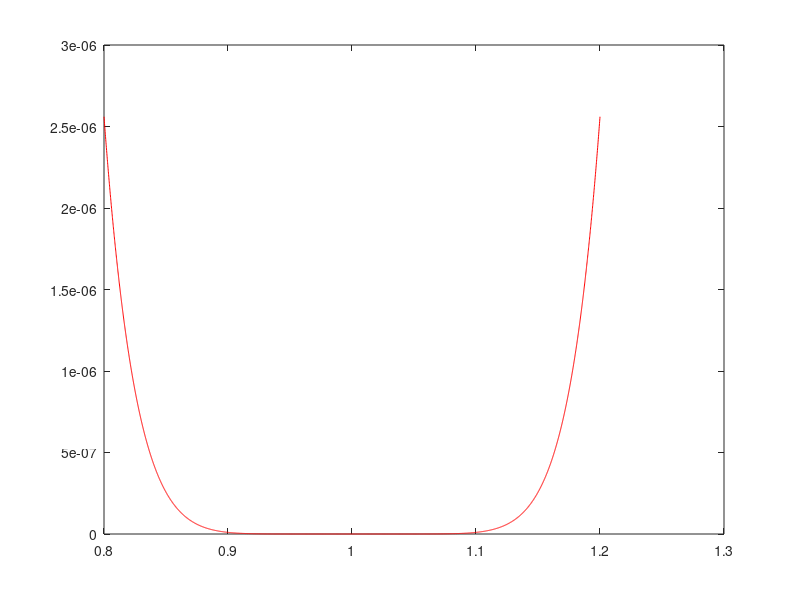
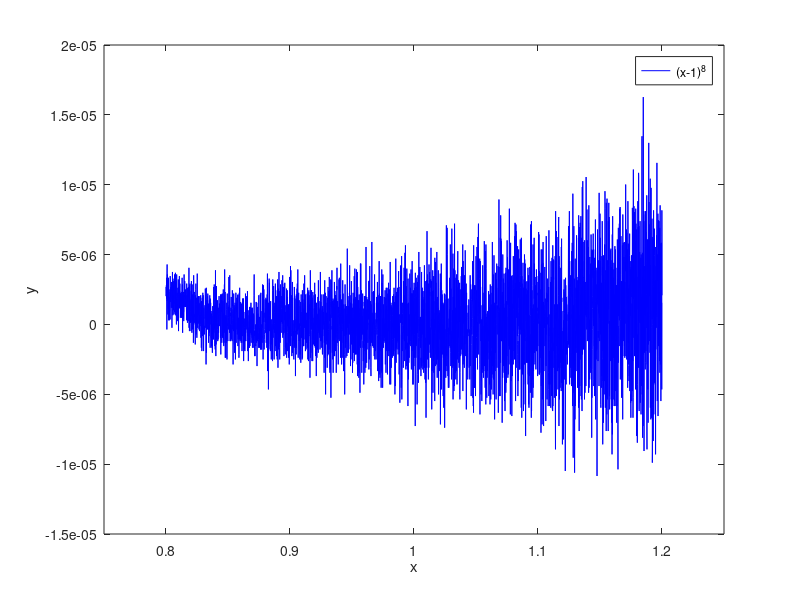

Here is the MATLAB script that generated these plots, in order:
x=single(0.8: 1e-4:1.2);

format long
pol =[1 -8 28 -56 70 -56 28 -8 1]

%not 100% functional
liste=[]
for i = x
  beta=pol(1);
  for n = 2 : size(pol)(2)
    beta=beta*i+pol(n);
  end
  liste= [liste beta];
  end
size(liste)
size(x)

%polynom(y)
%xlim manual

%hold on
figure
plot(x,(1-x).^8,'r')
figure
plot(x,liste,'b')
xlim([0.75 1.25])
%ylim([0 2.7*1e-6])
xlabel('x')
ylabel('y')
legend('(x-1)^8','hornaschema')


input('return')
